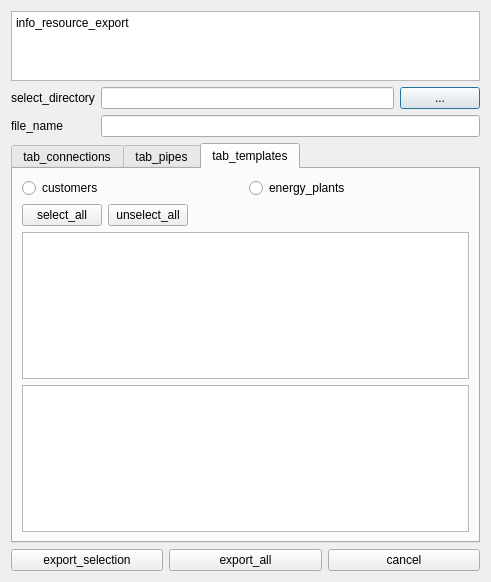
<?xml version="1.0" encoding="UTF-8"?>
<ui version="4.0">
 <class>ExportResourceDialog</class>
 <widget class="QDialog" name="ExportResourceDialog">
  <property name="geometry">
   <rect>
    <x>0</x>
    <y>0</y>
    <width>491</width>
    <height>527</height>
   </rect>
  </property>
  <property name="windowTitle">
   <string>resource_export</string>
  </property>
  <layout class="QVBoxLayout" name="verticalLayout_2">
   <item>
    <layout class="QVBoxLayout" name="verticalLayout">
     <item>
      <widget class="QTextEdit" name="info_resouce_export">
       <property name="sizePolicy">
        <sizepolicy hsizetype="Expanding" vsizetype="Preferred">
         <horstretch>0</horstretch>
         <verstretch>0</verstretch>
        </sizepolicy>
       </property>
       <property name="html">
        <string>&lt;!DOCTYPE HTML PUBLIC &quot;-//W3C//DTD HTML 4.0//EN&quot; &quot;http://www.w3.org/TR/REC-html40/strict.dtd&quot;&gt;
&lt;html&gt;&lt;head&gt;&lt;meta name=&quot;qrichtext&quot; content=&quot;1&quot; /&gt;&lt;meta charset=&quot;utf-8&quot; /&gt;&lt;style type=&quot;text/css&quot;&gt;
p, li { white-space: pre-wrap; }
hr { height: 1px; border-width: 0; }
li.unchecked::marker { content: &quot;\2610&quot;; }
li.checked::marker { content: &quot;\2612&quot;; }
&lt;/style&gt;&lt;/head&gt;&lt;body style=&quot; font-family:'Segoe UI'; font-size:9pt; font-weight:400; font-style:normal;&quot;&gt;
&lt;p style=&quot; margin-top:0px; margin-bottom:0px; margin-left:0px; margin-right:0px; -qt-block-indent:0; text-indent:0px;&quot;&gt;info_resource_export&lt;/p&gt;&lt;/body&gt;&lt;/html&gt;</string>
       </property>
      </widget>
     </item>
     <item>
      <layout class="QHBoxLayout" name="horizontalLayout_8">
       <item>
        <layout class="QVBoxLayout" name="verticalLayout_3">
         <item>
          <widget class="QLabel" name="label">
           <property name="text">
            <string>select_directory</string>
           </property>
          </widget>
         </item>
         <item>
          <widget class="QLabel" name="label_2">
           <property name="text">
            <string>file_name</string>
           </property>
          </widget>
         </item>
        </layout>
       </item>
       <item>
        <layout class="QVBoxLayout" name="verticalLayout_5">
         <item>
          <layout class="QHBoxLayout" name="horizontalLayout_9">
           <item>
            <widget class="QLineEdit" name="lineEdit_pathExport"/>
           </item>
           <item>
            <widget class="QPushButton" name="btn_filechoser">
             <property name="text">
              <string>...</string>
             </property>
            </widget>
           </item>
          </layout>
         </item>
         <item>
          <widget class="QLineEdit" name="lineEdit_filename"/>
         </item>
        </layout>
       </item>
      </layout>
     </item>
     <item>
      <widget class="QTabWidget" name="tabWidget">
       <property name="currentIndex">
        <number>2</number>
       </property>
       <widget class="QWidget" name="tab_connections">
        <attribute name="title">
         <string>tab_connections</string>
        </attribute>
        <layout class="QVBoxLayout" name="verticalLayout_4">
         <item>
          <layout class="QHBoxLayout" name="horizontalLayout">
           <item>
            <widget class="QRadioButton" name="rbtn_connections">
             <property name="text">
              <string>connections</string>
             </property>
            </widget>
           </item>
           <item>
            <widget class="QRadioButton" name="rbtn_conntypes">
             <property name="text">
              <string>connection_types</string>
             </property>
            </widget>
           </item>
           <item>
            <widget class="QRadioButton" name="rbtn_conn_bundles">
             <property name="text">
              <string>connection_bundles</string>
             </property>
            </widget>
           </item>
          </layout>
         </item>
         <item>
          <layout class="QHBoxLayout" name="horizontalLayout_5">
           <item>
            <widget class="QPushButton" name="btn_select_all_connections">
             <property name="text">
              <string>select_all</string>
             </property>
            </widget>
           </item>
           <item>
            <widget class="QPushButton" name="btn_unselect_all_connections">
             <property name="text">
              <string>unselect_all</string>
             </property>
            </widget>
           </item>
           <item>
            <spacer name="horizontalSpacer">
             <property name="orientation">
              <enum>Qt::Orientation::Horizontal</enum>
             </property>
             <property name="sizeHint" stdset="0">
              <size>
               <width>40</width>
               <height>20</height>
              </size>
             </property>
            </spacer>
           </item>
          </layout>
         </item>
         <item>
          <widget class="QTableWidget" name="tableWidget_connections">
           <property name="columnCount">
            <number>0</number>
           </property>
          </widget>
         </item>
         <item>
          <widget class="QTableWidget" name="tableWidget_connection_types"/>
         </item>
         <item>
          <widget class="QTableWidget" name="tableWidget_connection_bundles"/>
         </item>
        </layout>
       </widget>
       <widget class="QWidget" name="tab_pipes">
        <attribute name="title">
         <string>tab_pipes</string>
        </attribute>
        <layout class="QVBoxLayout" name="verticalLayout_6">
         <item>
          <layout class="QHBoxLayout" name="horizontalLayout_2">
           <item>
            <widget class="QRadioButton" name="rbtn_materials">
             <property name="text">
              <string>materials</string>
             </property>
            </widget>
           </item>
           <item>
            <widget class="QRadioButton" name="rbtn_constructions">
             <property name="text">
              <string>constructions</string>
             </property>
            </widget>
           </item>
           <item>
            <widget class="QRadioButton" name="rbtn_pipes">
             <property name="text">
              <string>pipes</string>
             </property>
            </widget>
           </item>
           <item>
            <widget class="QRadioButton" name="rbtn_pipe_bundles">
             <property name="text">
              <string>pipe_bundles</string>
             </property>
            </widget>
           </item>
          </layout>
         </item>
         <item>
          <layout class="QHBoxLayout" name="horizontalLayout_6">
           <item>
            <widget class="QPushButton" name="btn_select_all_pipes">
             <property name="text">
              <string>select_all</string>
             </property>
            </widget>
           </item>
           <item>
            <widget class="QPushButton" name="btn_unselect_all_pipes">
             <property name="text">
              <string>unselect_all</string>
             </property>
            </widget>
           </item>
           <item>
            <spacer name="horizontalSpacer_2">
             <property name="orientation">
              <enum>Qt::Orientation::Horizontal</enum>
             </property>
             <property name="sizeHint" stdset="0">
              <size>
               <width>40</width>
               <height>20</height>
              </size>
             </property>
            </spacer>
           </item>
          </layout>
         </item>
         <item>
          <widget class="QTableWidget" name="tableWidget_materials"/>
         </item>
         <item>
          <widget class="QTableWidget" name="tableWidget_constructions"/>
         </item>
         <item>
          <widget class="QTableWidget" name="tableWidget_pipes"/>
         </item>
         <item>
          <widget class="QTableWidget" name="tableWidget_pipe_bundles"/>
         </item>
        </layout>
       </widget>
       <widget class="QWidget" name="tab_templates">
        <attribute name="title">
         <string>tab_templates</string>
        </attribute>
        <layout class="QVBoxLayout" name="verticalLayout_7">
         <item>
          <layout class="QHBoxLayout" name="horizontalLayout_3">
           <item>
            <widget class="QRadioButton" name="rbtn_customers">
             <property name="text">
              <string>customers</string>
             </property>
            </widget>
           </item>
           <item>
            <widget class="QRadioButton" name="rbtn_energy_plants">
             <property name="text">
              <string>energy_plants</string>
             </property>
            </widget>
           </item>
          </layout>
         </item>
         <item>
          <layout class="QHBoxLayout" name="horizontalLayout_7">
           <item>
            <widget class="QPushButton" name="btn_select_all_templates">
             <property name="text">
              <string>select_all</string>
             </property>
            </widget>
           </item>
           <item>
            <widget class="QPushButton" name="btn_unselect_all_templates">
             <property name="text">
              <string>unselect_all</string>
             </property>
            </widget>
           </item>
           <item>
            <spacer name="horizontalSpacer_3">
             <property name="orientation">
              <enum>Qt::Orientation::Horizontal</enum>
             </property>
             <property name="sizeHint" stdset="0">
              <size>
               <width>40</width>
               <height>20</height>
              </size>
             </property>
            </spacer>
           </item>
          </layout>
         </item>
         <item>
          <widget class="QTableWidget" name="tableWidget_customer_templates"/>
         </item>
         <item>
          <widget class="QTableWidget" name="tableWidget_energy_plant_templates"/>
         </item>
        </layout>
       </widget>
      </widget>
     </item>
     <item>
      <layout class="QHBoxLayout" name="horizontalLayout_4">
       <item>
        <widget class="QPushButton" name="btn_export_selection">
         <property name="text">
          <string>export_selection</string>
         </property>
        </widget>
       </item>
       <item>
        <widget class="QPushButton" name="btn_export_all">
         <property name="text">
          <string>export_all</string>
         </property>
        </widget>
       </item>
       <item>
        <widget class="QPushButton" name="btn_cancel">
         <property name="text">
          <string>cancel</string>
         </property>
        </widget>
       </item>
      </layout>
     </item>
    </layout>
   </item>
  </layout>
 </widget>
 <resources/>
 <connections/>
</ui>
